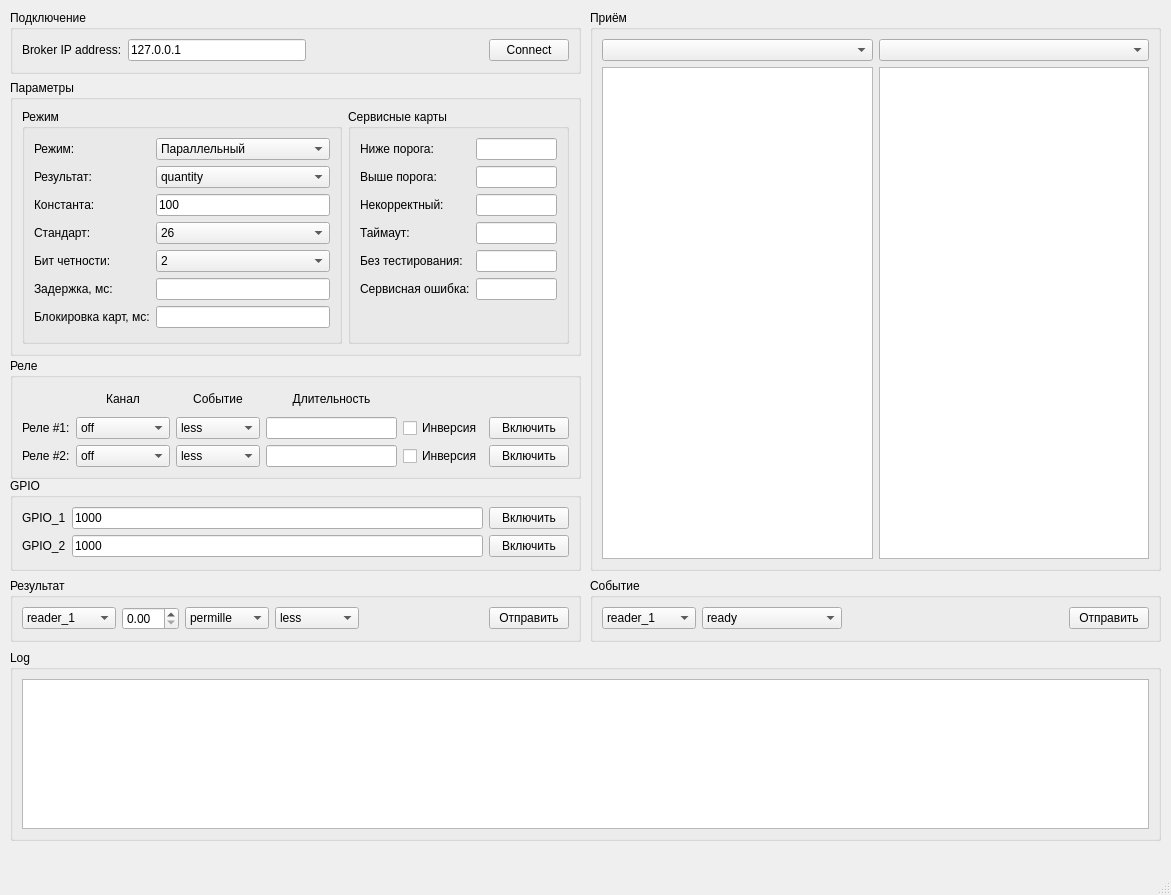
<?xml version="1.0" encoding="UTF-8"?>
<ui version="4.0">
 <class>MainWindow</class>
 <widget class="QMainWindow" name="MainWindow">
  <property name="geometry">
   <rect>
    <x>0</x>
    <y>0</y>
    <width>1171</width>
    <height>895</height>
   </rect>
  </property>
  <property name="windowTitle">
   <string>MainWindow</string>
  </property>
  <widget class="QWidget" name="centralwidget">
   <widget class="QGroupBox" name="groupBox">
    <property name="geometry">
     <rect>
      <x>10</x>
      <y>10</y>
      <width>571</width>
      <height>64</height>
     </rect>
    </property>
    <property name="title">
     <string>Подключение</string>
    </property>
    <layout class="QGridLayout" name="gridLayout_8">
     <item row="0" column="0">
      <widget class="QLabel" name="label">
       <property name="text">
        <string>Broker IP address:</string>
       </property>
      </widget>
     </item>
     <item row="0" column="1">
      <widget class="QLineEdit" name="ip_lineEdit">
       <property name="text">
        <string>127.0.0.1</string>
       </property>
      </widget>
     </item>
     <item row="0" column="2">
      <spacer name="horizontalSpacer_5">
       <property name="orientation">
        <enum>Qt::Horizontal</enum>
       </property>
       <property name="sizeHint" stdset="0">
        <size>
         <width>40</width>
         <height>20</height>
        </size>
       </property>
      </spacer>
     </item>
     <item row="0" column="3">
      <widget class="QPushButton" name="Connect_pushButton">
       <property name="text">
        <string>Connect</string>
       </property>
      </widget>
     </item>
    </layout>
   </widget>
   <widget class="QGroupBox" name="sRelay">
    <property name="geometry">
     <rect>
      <x>10</x>
      <y>358</y>
      <width>571</width>
      <height>121</height>
     </rect>
    </property>
    <property name="title">
     <string>Реле</string>
    </property>
    <layout class="QGridLayout" name="gridLayout_2">
     <item row="2" column="1">
      <widget class="QComboBox" name="sRelay_2_channel">
       <item>
        <property name="text">
         <string>off</string>
        </property>
       </item>
       <item>
        <property name="text">
         <string>reader_1</string>
        </property>
       </item>
       <item>
        <property name="text">
         <string>reader_2</string>
        </property>
       </item>
       <item>
        <property name="text">
         <string>reader_255</string>
        </property>
       </item>
      </widget>
     </item>
     <item row="1" column="3">
      <widget class="QLineEdit" name="sRelay_1_duration">
       <property name="text">
        <string/>
       </property>
      </widget>
     </item>
     <item row="2" column="4">
      <widget class="QCheckBox" name="sRelay_2">
       <property name="text">
        <string>Инверсия</string>
       </property>
      </widget>
     </item>
     <item row="2" column="5">
      <widget class="QPushButton" name="pushRelay_2">
       <property name="text">
        <string>Включить</string>
       </property>
      </widget>
     </item>
     <item row="1" column="4">
      <widget class="QCheckBox" name="sRelay_1">
       <property name="text">
        <string>Инверсия</string>
       </property>
      </widget>
     </item>
     <item row="2" column="3">
      <widget class="QLineEdit" name="sRelay_2_duration">
       <property name="text">
        <string/>
       </property>
      </widget>
     </item>
     <item row="1" column="1">
      <widget class="QComboBox" name="sRelay_1_channel">
       <item>
        <property name="text">
         <string>off</string>
        </property>
       </item>
       <item>
        <property name="text">
         <string>reader_1</string>
        </property>
       </item>
       <item>
        <property name="text">
         <string>reader_2</string>
        </property>
       </item>
       <item>
        <property name="text">
         <string>reader_255</string>
        </property>
       </item>
      </widget>
     </item>
     <item row="1" column="2">
      <widget class="QComboBox" name="sRelay_1_event">
       <item>
        <property name="text">
         <string>less</string>
        </property>
       </item>
       <item>
        <property name="text">
         <string>more</string>
        </property>
       </item>
       <item>
        <property name="text">
         <string>undefined</string>
        </property>
       </item>
      </widget>
     </item>
     <item row="1" column="0">
      <widget class="QLabel" name="label_8">
       <property name="text">
        <string>Реле #1:</string>
       </property>
      </widget>
     </item>
     <item row="2" column="2">
      <widget class="QComboBox" name="sRelay_2_event">
       <item>
        <property name="text">
         <string>less</string>
        </property>
       </item>
       <item>
        <property name="text">
         <string>more</string>
        </property>
       </item>
       <item>
        <property name="text">
         <string>undefined</string>
        </property>
       </item>
      </widget>
     </item>
     <item row="2" column="0">
      <widget class="QLabel" name="label_17">
       <property name="text">
        <string>Реле #2:</string>
       </property>
      </widget>
     </item>
     <item row="1" column="5">
      <widget class="QPushButton" name="pushRelay_1">
       <property name="text">
        <string>Включить</string>
       </property>
      </widget>
     </item>
     <item row="0" column="1">
      <widget class="QLabel" name="label_18">
       <property name="text">
        <string>Канал</string>
       </property>
       <property name="alignment">
        <set>Qt::AlignCenter</set>
       </property>
      </widget>
     </item>
     <item row="0" column="2">
      <widget class="QLabel" name="label_19">
       <property name="text">
        <string>Событие</string>
       </property>
       <property name="alignment">
        <set>Qt::AlignCenter</set>
       </property>
      </widget>
     </item>
     <item row="0" column="3">
      <widget class="QLabel" name="label_20">
       <property name="text">
        <string>Длительность</string>
       </property>
       <property name="alignment">
        <set>Qt::AlignCenter</set>
       </property>
      </widget>
     </item>
    </layout>
   </widget>
   <widget class="QGroupBox" name="groupBox_5">
    <property name="geometry">
     <rect>
      <x>10</x>
      <y>578</y>
      <width>571</width>
      <height>64</height>
     </rect>
    </property>
    <property name="title">
     <string>Результат</string>
    </property>
    <layout class="QGridLayout" name="gridLayout_4">
     <item row="0" column="1">
      <widget class="QDoubleSpinBox" name="volume">
       <property name="decimals">
        <number>2</number>
       </property>
       <property name="singleStep">
        <double>0.100000000000000</double>
       </property>
      </widget>
     </item>
     <item row="0" column="3">
      <widget class="QComboBox" name="status">
       <item>
        <property name="text">
         <string>less</string>
        </property>
       </item>
       <item>
        <property name="text">
         <string>more</string>
        </property>
       </item>
       <item>
        <property name="text">
         <string>undefined</string>
        </property>
       </item>
      </widget>
     </item>
     <item row="0" column="0">
      <widget class="QComboBox" name="channel">
       <item>
        <property name="text">
         <string>reader_1</string>
        </property>
       </item>
       <item>
        <property name="text">
         <string>reader_2</string>
        </property>
       </item>
       <item>
        <property name="text">
         <string>reader_255</string>
        </property>
       </item>
      </widget>
     </item>
     <item row="0" column="4">
      <spacer name="horizontalSpacer_2">
       <property name="orientation">
        <enum>Qt::Horizontal</enum>
       </property>
       <property name="sizeHint" stdset="0">
        <size>
         <width>40</width>
         <height>20</height>
        </size>
       </property>
      </spacer>
     </item>
     <item row="0" column="2">
      <widget class="QComboBox" name="units">
       <item>
        <property name="text">
         <string>permille</string>
        </property>
       </item>
       <item>
        <property name="text">
         <string>mgdl</string>
        </property>
       </item>
       <item>
        <property name="text">
         <string>undefined</string>
        </property>
       </item>
      </widget>
     </item>
     <item row="0" column="5">
      <widget class="QPushButton" name="pushButton">
       <property name="text">
        <string>Отправить</string>
       </property>
      </widget>
     </item>
    </layout>
   </widget>
   <widget class="QGroupBox" name="groupBox_6">
    <property name="geometry">
     <rect>
      <x>10</x>
      <y>80</y>
      <width>571</width>
      <height>276</height>
     </rect>
    </property>
    <property name="title">
     <string>Параметры</string>
    </property>
    <layout class="QGridLayout" name="gridLayout_5">
     <item row="0" column="1">
      <widget class="QGroupBox" name="card_group">
       <property name="sizePolicy">
        <sizepolicy hsizetype="Expanding" vsizetype="Expanding">
         <horstretch>0</horstretch>
         <verstretch>0</verstretch>
        </sizepolicy>
       </property>
       <property name="maximumSize">
        <size>
         <width>260</width>
         <height>16777215</height>
        </size>
       </property>
       <property name="title">
        <string>Сервисные карты</string>
       </property>
       <layout class="QGridLayout" name="gridLayout_3">
        <item row="4" column="0">
         <widget class="QLabel" name="label_13">
          <property name="text">
           <string>Без тестирования:</string>
          </property>
         </widget>
        </item>
        <item row="2" column="0">
         <widget class="QLabel" name="label_11">
          <property name="text">
           <string>Некорректный:</string>
          </property>
         </widget>
        </item>
        <item row="1" column="1">
         <widget class="QLineEdit" name="sWgMoreCardId"/>
        </item>
        <item row="0" column="0">
         <widget class="QLabel" name="label_9">
          <property name="text">
           <string>Ниже порога:</string>
          </property>
         </widget>
        </item>
        <item row="3" column="1">
         <widget class="QLineEdit" name="sWgTimeout97"/>
        </item>
        <item row="4" column="1">
         <widget class="QLineEdit" name="sWgSkipAlcoTest"/>
        </item>
        <item row="5" column="1">
         <widget class="QLineEdit" name="sWgServiceError"/>
        </item>
        <item row="0" column="1">
         <widget class="QLineEdit" name="sWgLessCardId"/>
        </item>
        <item row="5" column="0">
         <widget class="QLabel" name="label_14">
          <property name="text">
           <string>Сервисная ошибка:</string>
          </property>
         </widget>
        </item>
        <item row="2" column="1">
         <widget class="QLineEdit" name="sWgIncorrectCardId"/>
        </item>
        <item row="1" column="0">
         <widget class="QLabel" name="label_10">
          <property name="text">
           <string>Выше порога:</string>
          </property>
         </widget>
        </item>
        <item row="3" column="0">
         <widget class="QLabel" name="label_12">
          <property name="text">
           <string>Таймаут:</string>
          </property>
         </widget>
        </item>
        <item row="6" column="1">
         <spacer name="verticalSpacer">
          <property name="orientation">
           <enum>Qt::Vertical</enum>
          </property>
          <property name="sizeHint" stdset="0">
           <size>
            <width>20</width>
            <height>40</height>
           </size>
          </property>
         </spacer>
        </item>
       </layout>
      </widget>
     </item>
     <item row="0" column="0">
      <widget class="QGroupBox" name="mode_group">
       <property name="sizePolicy">
        <sizepolicy hsizetype="Expanding" vsizetype="Expanding">
         <horstretch>0</horstretch>
         <verstretch>0</verstretch>
        </sizepolicy>
       </property>
       <property name="minimumSize">
        <size>
         <width>0</width>
         <height>0</height>
        </size>
       </property>
       <property name="maximumSize">
        <size>
         <width>320</width>
         <height>16777215</height>
        </size>
       </property>
       <property name="title">
        <string>Режим</string>
       </property>
       <layout class="QGridLayout" name="gridLayout">
        <item row="1" column="0">
         <widget class="QLabel" name="label_3">
          <property name="text">
           <string>Результат:</string>
          </property>
         </widget>
        </item>
        <item row="4" column="0">
         <widget class="QLabel" name="label_6">
          <property name="text">
           <string>Бит четности:</string>
          </property>
         </widget>
        </item>
        <item row="3" column="1">
         <widget class="QComboBox" name="sWgFrameLen">
          <item>
           <property name="text">
            <string>26</string>
           </property>
          </item>
          <item>
           <property name="text">
            <string>32</string>
           </property>
          </item>
          <item>
           <property name="text">
            <string>33</string>
           </property>
          </item>
          <item>
           <property name="text">
            <string>34</string>
           </property>
          </item>
          <item>
           <property name="text">
            <string>35</string>
           </property>
          </item>
          <item>
           <property name="text">
            <string>37</string>
           </property>
          </item>
          <item>
           <property name="text">
            <string>40</string>
           </property>
          </item>
          <item>
           <property name="text">
            <string>42</string>
           </property>
          </item>
          <item>
           <property name="text">
            <string>44</string>
           </property>
          </item>
          <item>
           <property name="text">
            <string>56</string>
           </property>
          </item>
          <item>
           <property name="text">
            <string>56</string>
           </property>
          </item>
         </widget>
        </item>
        <item row="2" column="0">
         <widget class="QLabel" name="label_4">
          <property name="text">
           <string>Константа:</string>
          </property>
         </widget>
        </item>
        <item row="6" column="0">
         <widget class="QLabel" name="label_21">
          <property name="text">
           <string>Блокировка карт, мс:</string>
          </property>
         </widget>
        </item>
        <item row="3" column="0">
         <widget class="QLabel" name="label_5">
          <property name="text">
           <string>Стандарт:</string>
          </property>
         </widget>
        </item>
        <item row="1" column="1">
         <widget class="QComboBox" name="sResultType">
          <item>
           <property name="text">
            <string>quantity</string>
           </property>
          </item>
          <item>
           <property name="text">
            <string>quality</string>
           </property>
          </item>
         </widget>
        </item>
        <item row="6" column="1">
         <widget class="QLineEdit" name="sTTLWait"/>
        </item>
        <item row="0" column="1">
         <widget class="QComboBox" name="sCASModeVariant">
          <item>
           <property name="text">
            <string>Параллельный</string>
           </property>
          </item>
          <item>
           <property name="text">
            <string>Последовательный</string>
           </property>
          </item>
          <item>
           <property name="text">
            <string>Псевдо-параллельный</string>
           </property>
          </item>
          <item>
           <property name="text">
            <string>Псевдо-последовательный</string>
           </property>
          </item>
         </widget>
        </item>
        <item row="5" column="0">
         <widget class="QLabel" name="label_7">
          <property name="text">
           <string>Задержка, мс:</string>
          </property>
         </widget>
        </item>
        <item row="5" column="1">
         <widget class="QLineEdit" name="sWgDelayBetweenCards"/>
        </item>
        <item row="2" column="1">
         <widget class="QLineEdit" name="sWgZeroConstant">
          <property name="text">
           <string>100</string>
          </property>
         </widget>
        </item>
        <item row="0" column="0">
         <widget class="QLabel" name="label_2">
          <property name="text">
           <string>Режим:</string>
          </property>
         </widget>
        </item>
        <item row="4" column="1">
         <widget class="QComboBox" name="sWgFrameParity">
          <item>
           <property name="text">
            <string>2</string>
           </property>
          </item>
          <item>
           <property name="text">
            <string>0</string>
           </property>
          </item>
          <item>
           <property name="text">
            <string>1</string>
           </property>
          </item>
          <item>
           <property name="text">
            <string>3</string>
           </property>
          </item>
         </widget>
        </item>
       </layout>
      </widget>
     </item>
    </layout>
   </widget>
   <widget class="QGroupBox" name="groupBox_7">
    <property name="geometry">
     <rect>
      <x>590</x>
      <y>578</y>
      <width>571</width>
      <height>64</height>
     </rect>
    </property>
    <property name="title">
     <string>Событие</string>
    </property>
    <layout class="QGridLayout" name="gridLayout_6">
     <item row="0" column="2">
      <spacer name="horizontalSpacer">
       <property name="orientation">
        <enum>Qt::Horizontal</enum>
       </property>
       <property name="sizeHint" stdset="0">
        <size>
         <width>270</width>
         <height>20</height>
        </size>
       </property>
      </spacer>
     </item>
     <item row="0" column="0">
      <widget class="QComboBox" name="channel_number">
       <item>
        <property name="text">
         <string>reader_1</string>
        </property>
       </item>
       <item>
        <property name="text">
         <string>reader_2</string>
        </property>
       </item>
       <item>
        <property name="text">
         <string>reader_255</string>
        </property>
       </item>
      </widget>
     </item>
     <item row="0" column="1">
      <widget class="QComboBox" name="event">
       <item>
        <property name="text">
         <string>ready</string>
        </property>
       </item>
       <item>
        <property name="text">
         <string>critical_error</string>
        </property>
       </item>
       <item>
        <property name="text">
         <string>incorrect_exhalation</string>
        </property>
       </item>
       <item>
        <property name="text">
         <string>card_timeout</string>
        </property>
       </item>
       <item>
        <property name="text">
         <string>SkipAlcoTest</string>
        </property>
       </item>
       <item>
        <property name="text">
         <string>CancelAnalyze</string>
        </property>
       </item>
      </widget>
     </item>
     <item row="0" column="3">
      <widget class="QPushButton" name="pushButton_2">
       <property name="text">
        <string>Отправить</string>
       </property>
      </widget>
     </item>
    </layout>
   </widget>
   <widget class="QGroupBox" name="groupBox_8">
    <property name="geometry">
     <rect>
      <x>590</x>
      <y>10</y>
      <width>571</width>
      <height>561</height>
     </rect>
    </property>
    <property name="title">
     <string>Приём</string>
    </property>
    <layout class="QGridLayout" name="gridLayout_7">
     <item row="0" column="0">
      <widget class="QComboBox" name="port_comboBox_1"/>
     </item>
     <item row="0" column="1">
      <widget class="QComboBox" name="port_comboBox_2"/>
     </item>
     <item row="1" column="0">
      <widget class="QTextEdit" name="textEdit_1"/>
     </item>
     <item row="1" column="1">
      <widget class="QTextEdit" name="textEdit_2"/>
     </item>
    </layout>
   </widget>
   <widget class="QGroupBox" name="groupBox_2">
    <property name="geometry">
     <rect>
      <x>10</x>
      <y>650</y>
      <width>1151</width>
      <height>191</height>
     </rect>
    </property>
    <property name="title">
     <string>Log</string>
    </property>
    <layout class="QHBoxLayout" name="horizontalLayout_2">
     <item>
      <widget class="QTextBrowser" name="logViewer"/>
     </item>
    </layout>
   </widget>
   <widget class="QGroupBox" name="groupBox_4">
    <property name="geometry">
     <rect>
      <x>10</x>
      <y>478</y>
      <width>571</width>
      <height>93</height>
     </rect>
    </property>
    <property name="title">
     <string>GPIO</string>
    </property>
    <layout class="QGridLayout" name="gridLayout_9">
     <item row="0" column="0">
      <widget class="QLabel" name="label_15">
       <property name="text">
        <string>GPIO_1</string>
       </property>
      </widget>
     </item>
     <item row="0" column="1">
      <widget class="QLineEdit" name="gpio_1_duration">
       <property name="text">
        <string>1000</string>
       </property>
      </widget>
     </item>
     <item row="0" column="2">
      <widget class="QPushButton" name="pushGPIO_1">
       <property name="text">
        <string>Включить</string>
       </property>
      </widget>
     </item>
     <item row="1" column="0">
      <widget class="QLabel" name="label_16">
       <property name="text">
        <string>GPIO_2</string>
       </property>
      </widget>
     </item>
     <item row="1" column="1">
      <widget class="QLineEdit" name="gpio_2_duration">
       <property name="text">
        <string>1000</string>
       </property>
      </widget>
     </item>
     <item row="1" column="2">
      <widget class="QPushButton" name="pushGPIO_2">
       <property name="text">
        <string>Включить</string>
       </property>
      </widget>
     </item>
    </layout>
   </widget>
  </widget>
  <widget class="QMenuBar" name="menubar">
   <property name="geometry">
    <rect>
     <x>0</x>
     <y>0</y>
     <width>1171</width>
     <height>20</height>
    </rect>
   </property>
  </widget>
  <widget class="QStatusBar" name="statusbar"/>
 </widget>
 <resources/>
 <connections/>
</ui>
